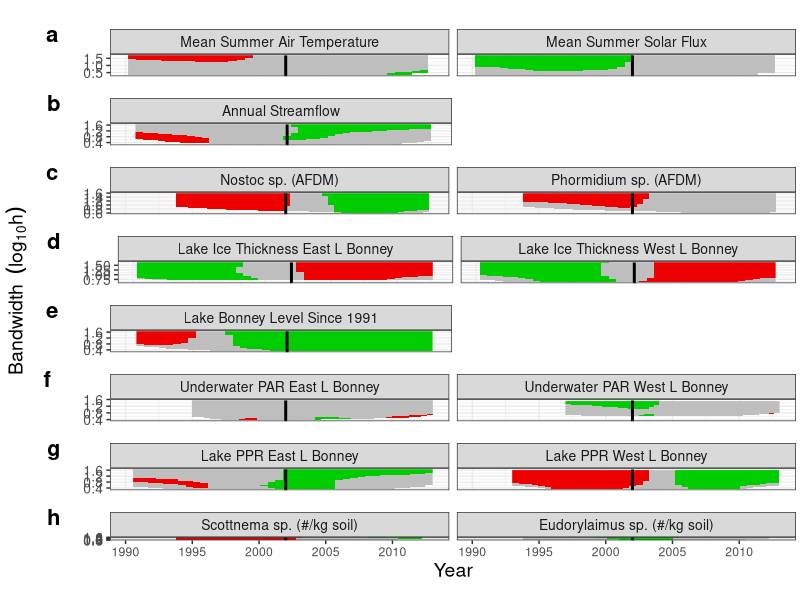

Recreate this plot in R.
#####################
# -- load packages
library(ggplot2)
library(scales)
library(grid)
library(stringr)
library(cowplot)

############################################
# -- read data ####
############################################
if(! exists('dat.siz.plot.long')){
  dat.siz.plot.long<-read.csv('dat_2_sizer_data_long.csv')
  
  # -- subset out unecessary flows
  dat.siz.plot.long<-subset(dat.siz.plot.long, 
                            !(var=='disch_log' & !group=='Total_FRX_basin'))
}

data.types<-as.character(unique(dat.siz.plot.long$data_type))
############################################

#######################
# panel A - summer air temp and solar flux - 2 panels ####
i.data.type <- 'air_temp_hoare_met'

# -- subset data
d.plot<-subset(dat.siz.plot.long,
               data_type==i.data.type)

d.plot$panel_label <- gsub('\\n','\n',d.plot$panel_label, fixed = TRUE)

plot_A <- ggplot(d.plot, aes(year, log10_h, fill=slope)) + 
  geom_raster() + 
  scale_fill_gradientn(colours = c('red2','gray','green3')) +
  facet_wrap( ~ panel_label) +
  geom_vline(xintercept = 2002, color = 'black', lty=5, lwd=1) +
  theme_bw() + 
  xlim(c(1990,2013.1)) +
  theme(axis.title.x = element_blank(),
        axis.text.x = element_blank(),
        # axis.text.x = element_text(angle = 90, vjust = .5)) +
        axis.ticks.x = element_blank(),
        axis.title.y = element_blank(),
        axis.text.y = element_text(size = 10),
        plot.margin = unit(c(1,.2,.2,.2), "lines")) +
  # labs(title = capitalize(gsub('_',' ',i.data.type))) +
  theme(strip.text.y = element_text(size = 8),
        strip.text.x = element_text(size = 10)) +
  #     ylab(expression(paste('Bandwidth',~~(log[10]*h)))) +
  # ylab('Bandwidth (log10 h)\n') +
  # xlab('Year') +
  guides(fill = FALSE)

#######################
# panel B - streamflow - 1 panel
i.data.type <- 'frx_basin_dsch'

# -- subset data
d.plot<-subset(dat.siz.plot.long,
               data_type==i.data.type)

d.plot$panel_label <- gsub('\\n','\n',d.plot$panel_label, fixed = TRUE)

plot_B <- ggplot(d.plot, aes(year, log10_h, fill=slope)) + 
  geom_raster() + 
  scale_fill_gradientn(colours = c('red2','gray','green3')) +
  facet_wrap( ~ panel_label) +
  geom_vline(xintercept = 2002, color = 'black', lty=5, lwd=1) +
  theme_bw() + 
  xlim(c(1990,2013.1)) +
  theme(axis.title.x = element_blank(),
        axis.text.x = element_blank(),
        # axis.text.x = element_text(angle = 90, vjust = .5)) +
        axis.ticks.x = element_blank(),
        axis.title.y = element_blank(),
        axis.text.y = element_text(size = 10),
        plot.margin = unit(c(1,.2,.2,.2), "lines")) +
  # labs(title = capitalize(gsub('_',' ',i.data.type))) +
  theme(strip.text.y = element_text(size = 8),
        strip.text.x = element_text(size = 10)) +
  #     ylab(expression(paste('Bandwidth',~~(log[10]*h)))) +
  # ylab('Bandwidth (log10 h)\n') +
  # xlab('Year') +
  guides(fill = FALSE)

#######################
# panel C - cyano mats - 2 panels
i.data.type <- 'stream_mat_biomass'

# -- subset data
d.plot<-subset(dat.siz.plot.long,
               data_type==i.data.type)

d.plot$panel_label <- gsub('\\n','\n',d.plot$panel_label, fixed = TRUE)

plot_C <- ggplot(d.plot, aes(year, log10_h, fill=slope)) + 
  geom_raster() + 
  scale_fill_gradientn(colours = c('red2','gray','green3')) +
  facet_wrap( ~ panel_label) +
  geom_vline(xintercept = 2002, color = 'black', lty=5, lwd=1) +
  theme_bw() + 
  xlim(c(1990,2013.1)) +
  theme(axis.title.x = element_blank(),
        axis.text.x = element_blank(),
        # axis.text.x = element_text(angle = 90, vjust = .5)) +
        axis.ticks.x = element_blank(),
        axis.title.y = element_blank(),
        axis.text.y = element_text(size = 10),
        plot.margin = unit(c(1,.2,.2,.2), "lines")) +
  # labs(title = capitalize(gsub('_',' ',i.data.type))) +
  theme(strip.text.y = element_text(size = 8),
        strip.text.x = element_text(size = 10)) +
  #     ylab(expression(paste('Bandwidth',~~(log[10]*h)))) +
  # ylab('Bandwidth (log10 h)\n') +
  # xlab('Year') +
  guides(fill = FALSE)

#######################
# panel D - ice thickness - 2 panels
i.data.type <- 'lake_ice_thickness'

# -- subset data
d.plot<-subset(dat.siz.plot.long,
               data_type==i.data.type)

d.plot$panel_label <- gsub('\\n','\n',d.plot$panel_label, fixed = TRUE)

plot_D <- ggplot(d.plot, aes(year, log10_h, fill=slope)) + 
  geom_raster() + 
  scale_fill_gradientn(colours = c('red2','gray','green3')) +
  facet_wrap( ~ panel_label) +
  geom_vline(xintercept = 2002, color = 'black', lty=5, lwd=1) +
  theme_bw() + 
  xlim(c(1990,2013.1)) +
  theme(axis.title.x = element_blank(),
        axis.text.x = element_blank(),
        # axis.text.x = element_text(angle = 90, vjust = .5)) +
        axis.ticks.x = element_blank(),
        axis.title.y = element_blank(),
        axis.text.y = element_text(size = 10),
        plot.margin = unit(c(1,.2,.2,.2), "lines")) +
  # labs(title = capitalize(gsub('_',' ',i.data.type))) +
  theme(strip.text.y = element_text(size = 8),
        strip.text.x = element_text(size = 10)) +
  #     ylab(expression(paste('Bandwidth',~~(log[10]*h)))) +
  # ylab('Bandwidth (log10 h)\n') +
  # xlab('Year') +
  guides(fill = FALSE)

#######################
# panel E - lake level - 1 panel
i.data.type <- 'lake_level_change'

# -- subset data
d.plot<-subset(dat.siz.plot.long,
               data_type==i.data.type)

d.plot$panel_label <- gsub('\\n','\n',d.plot$panel_label, fixed = TRUE)

plot_E <- ggplot(d.plot, aes(year, log10_h, fill=slope)) + 
  geom_raster() + 
  scale_fill_gradientn(colours = c('red2','gray','green3')) +
  facet_wrap( ~ panel_label) +
  geom_vline(xintercept = 2002, color = 'black', lty=5, lwd=1) +
  theme_bw() + 
  xlim(c(1990,2013.1)) +
  theme(axis.title.x = element_blank(),
        axis.text.x = element_blank(),
        # axis.text.x = element_text(angle = 90, vjust = .5)) +
        axis.ticks.x = element_blank(),
        axis.title.y = element_blank(),
        axis.text.y = element_text(size = 10),
        plot.margin = unit(c(1,.2,.2,.2), "lines")) +
  # labs(title = capitalize(gsub('_',' ',i.data.type))) +
  theme(strip.text.y = element_text(size = 8),
        strip.text.x = element_text(size = 10)) +
  #     ylab(expression(paste('Bandwidth',~~(log[10]*h)))) +
  # ylab('Bandwidth (log10 h)\n') +
  # xlab('Year') +
  guides(fill = FALSE)

#######################
# panel F - PAR - 2 panels
i.data.type <- 'underwater_par'

# -- subset data
d.plot<-subset(dat.siz.plot.long,
               data_type==i.data.type)

d.plot$panel_label <- gsub('\\n','\n',d.plot$panel_label, fixed = TRUE)

plot_F <- ggplot(d.plot, aes(year, log10_h, fill=slope)) + 
  geom_raster() + 
  scale_fill_gradientn(colours = c('red2','gray','green3')) +
  facet_wrap( ~ panel_label) +
  geom_vline(xintercept = 2002, color = 'black', lty=5, lwd=1) +
  theme_bw() + 
  xlim(c(1990,2013.1)) +
  theme(axis.title.x = element_blank(),
        axis.text.x = element_blank(),
        # axis.text.x = element_text(angle = 90, vjust = .5)) +
        axis.ticks.x = element_blank(),
        axis.title.y = element_blank(),
        axis.text.y = element_text(size = 10),
        plot.margin = unit(c(1,.2,.2,.2), "lines")) +
  # labs(title = capitalize(gsub('_',' ',i.data.type))) +
  theme(strip.text.y = element_text(size = 8),
        strip.text.x = element_text(size = 10)) +
  #     ylab(expression(paste('Bandwidth',~~(log[10]*h)))) +
  # ylab('Bandwidth (log10 h)\n') +
  # xlab('Year') +
  guides(fill = FALSE)

#######################
# panel G - PPR - 2 panels
i.data.type <- 'lake_ppr'

# -- subset data
d.plot<-subset(dat.siz.plot.long,
               data_type==i.data.type)

d.plot$panel_label <- gsub('\\n','\n',d.plot$panel_label, fixed = TRUE)

plot_G <- ggplot(d.plot, aes(year, log10_h, fill=slope)) + 
  geom_raster() + 
  scale_fill_gradientn(colours = c('red2','gray','green3')) +
  facet_wrap( ~ panel_label) +
  geom_vline(xintercept = 2002, color = 'black', lty=5, lwd=1) +
  theme_bw() + 
  xlim(c(1990,2013.1)) +
  theme(axis.title.x = element_blank(),
        axis.text.x = element_blank(),
        # axis.text.x = element_text(angle = 90, vjust = .5)) +
        axis.ticks.x = element_blank(),
        axis.title.y = element_blank(),
        axis.text.y = element_text(size = 10),
        plot.margin = unit(c(1,.2,.2,.2), "lines")) +
  # labs(title = capitalize(gsub('_',' ',i.data.type))) +
  theme(strip.text.y = element_text(size = 8),
        strip.text.x = element_text(size = 10)) +
  #     ylab(expression(paste('Bandwidth',~~(log[10]*h)))) +
  # ylab('Bandwidth (log10 h)\n') +
  # xlab('Year') +
  guides(fill = FALSE)

#######################
# panel H - nematodes - 2 panels
i.data.type <- 'nematodes'

# -- subset data
d.plot<-subset(dat.siz.plot.long,
               data_type==i.data.type)

d.plot$panel_label <- gsub('\\n','\n',d.plot$panel_label, fixed = TRUE)

if(i.data.type == 'nematodes'){
  d.plot$panel_label <- factor(d.plot$panel_label,
                               levels = c('Scottnema sp. (#/kg soil)',
                                          'Eudorylaimus sp. (#/kg soil)'),
                               ordered = TRUE)
}

plot_H <- ggplot(d.plot, aes(year, log10_h, fill=slope)) + 
  geom_raster() + 
  scale_fill_gradientn(colours = c('red2','gray','green3')) +
  facet_wrap( ~ panel_label) +
  geom_vline(xintercept = 2002, color = 'black', lty=5, lwd=1) +
  theme_bw() + 
  xlim(c(1990,2013.1)) +
  theme(
    axis.title.x = element_text(size = 14),
    # axis.text.x = element_blank(),
    # axis.text.x = element_text(angle = 90, vjust = .5),
    # axis.ticks.x = element_blank(),
    axis.title.y = element_blank(),
    axis.text.y = element_text(size = 10),
    plot.margin = unit(c(1,.2,.2,.2), "lines")) +
  # labs(title = capitalize(gsub('_',' ',i.data.type))) +
  theme(strip.text.y = element_text(size = 8),
        strip.text.x = element_text(size = 10)) +
  #     ylab(expression(paste('Bandwidth',~~(log[10]*h)))) +
  # ylab('Bandwidth (log10 h)\n') +
  xlab('Year') +
  guides(fill = FALSE)

##############################################################################
# megaplot 
graphics.off()
windows(6, 11, pointsize = 8, rescale = 'fixed')
left_marg <- .1
bottom_marg <- .025
width_panel_1 <- .47
width_panel_2 <- .9
fig_height <- .125
fig_spacing <- .115
bottom_fig_height <- .155
bottom_fig_spacing <- .145
y_label <- expression(paste('Bandwidth',~~(log[10]*h)))

ggdraw() + 
  draw_plot(plot_H, left_marg, bottom_marg, 
            width_panel_2, bottom_fig_height) +
  draw_plot(plot_G, left_marg, bottom_marg + bottom_fig_spacing, 
            width_panel_2, fig_height) +
  draw_plot(plot_F, left_marg, bottom_marg + bottom_fig_spacing + 1*fig_spacing, 
            width_panel_2, fig_height) +
  draw_plot(plot_E, left_marg, bottom_marg + bottom_fig_spacing + 2*fig_spacing, 
            width_panel_1, fig_height) +
  draw_plot(plot_D, left_marg, bottom_marg + bottom_fig_spacing + 3*fig_spacing, 
            width_panel_2, fig_height) +
  draw_plot(plot_C, left_marg, bottom_marg + bottom_fig_spacing + 4*fig_spacing, 
            width_panel_2, fig_height) +
  draw_plot(plot_B, left_marg, bottom_marg + bottom_fig_spacing + 5*fig_spacing, 
            width_panel_1, fig_height) +
  draw_plot(plot_A, left_marg, bottom_marg + bottom_fig_spacing + 6*fig_spacing, 
            width_panel_2, fig_height) +
  draw_plot_label(letters[1:8], 
                  rep(0.05,8),
                  (fig_spacing * c(8:1)) + .05,
                  size = 16) +
  draw_label(label = y_label,
            x = .02,
            y = .515,
            angle = 90,
            vjust = .5,
            size = 14)

savePlot(filename = 'Fig_sizer_heatmap',type='pdf')
savePlot(filename = 'Fig_sizer_heatmap',type='eps')
